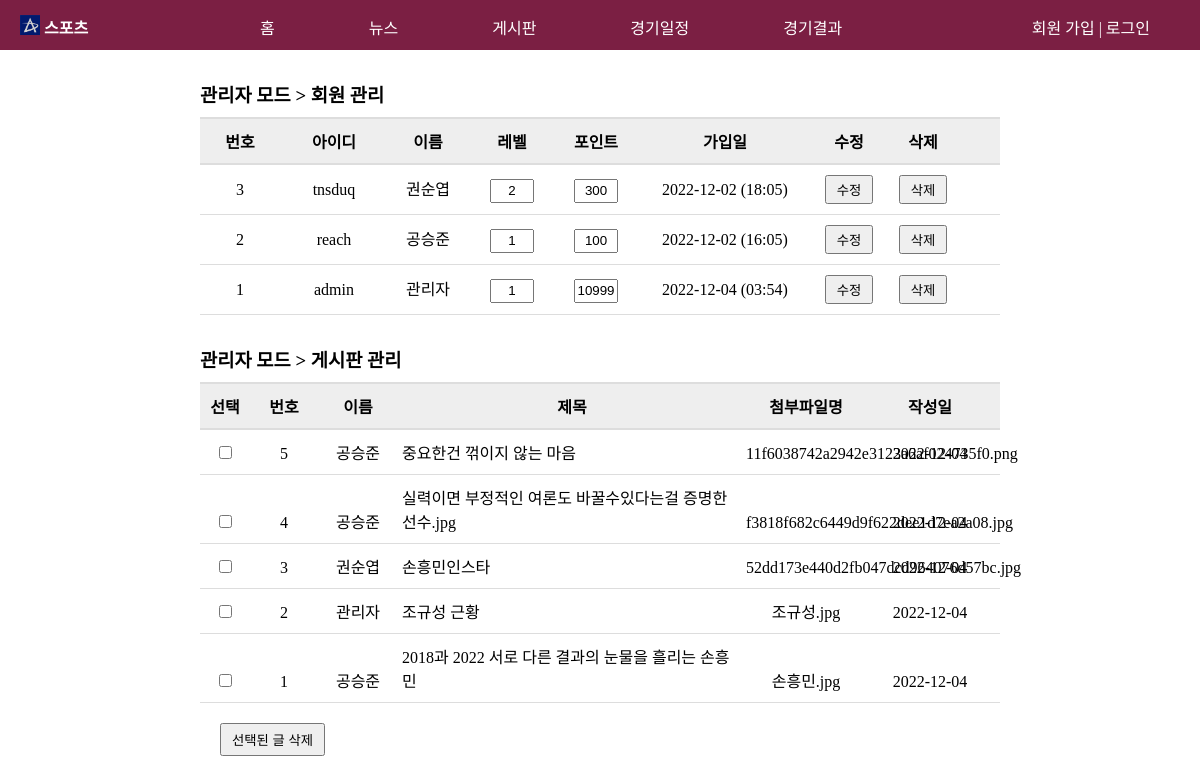
The app's page /admin.php with its own data.
### tables this page shows
CREATE TABLE members (
  num int(11) NOT NULL auto_increment,
  id char(15) NOT NULL,
  pass char(15) NOT NULL,
  name char(10) NOT NULL,
  email char(80) DEFAULT NULL,
  regist_day char(20) DEFAULT NULL,
  level int(11) DEFAULT NULL,
  point int(11) DEFAULT NULL,
  primary key(num)
);

CREATE TABLE `board` (
  `num` int(11) NOT NULL,
  `id` char(15) NOT NULL,
  `name` char(10) NOT NULL,
  `subject` char(200) NOT NULL,
  `content` mediumtext NOT NULL,
  `regist_day` char(20) NOT NULL,
  `hit` int(11) NOT NULL,
  `file_name` char(40) DEFAULT NULL,
  `file_type` char(40) DEFAULT NULL,
  `file_copied` char(40) DEFAULT NULL
);

### admin.php (the view, shortened to what this page needs)
<!DOCTYPE html>
<html>
<head>
<link rel="stylesheet" type="text/css" href="./css/common2.css">
<link rel="stylesheet" type="text/css" href="./css/admin.css">
</head>
<body>
<header>
    <?php include "header.php";?>
</header>
<section>
   	<div id="admin_box">
	    <h3 id="member_title">
	    	관리자 모드 > 회원 관리
		</h3>
	    <ul id="member_list">
				<li>
					<span class="col1">번호</span>
					<span class="col2">아이디</span>
					<span class="col3">이름</span>
					<span class="col4">레벨</span>
					<span class="col5">포인트</span>
					<span class="col6">가입일</span>
					<span class="col7">수정</span>
					<span class="col8">삭제</span>
				</li>
<?php
	$con = mysqli_connect("localhost", "root", "", "worldcup");
	$sql = "select * from members order by num desc";
	$result = mysqli_query($con, $sql);
	$total_record = mysqli_num_rows($result);
	$number = $total_record;
   while ($row = mysqli_fetch_array($result))
   {
      $num         = $row["num"];
	  $id          = $row["id"];
	  $name        = $row["name"];
	  $level       = $row["level"];
      $point       = $row["point"];
      $regist_day  = $row["regist_day"];
?>
		<li>
		<form method="post" action="admin_member_update.php?num=<?=$num?>">
			<span class="col1"><?=$number?></span>
			<span class="col2"><?=$id?></a></span>
			<span class="col3"><?=$name?></span>
			<span class="col4"><input type="text" name="level" value="<?=$level?>"></span>
			<span class="col5"><input type="text" name="point" value="<?=$point?>"></span>
			<span class="col6"><?=$regist_day?></span>
			<span class="col7"><button type="submit">수정</button></span>
			<span class="col8"><button type="button" onclick="location.href='admin_member_delete.php?num=<?=$num?>'">삭제</button></span>
		</form>
		</li>
<?php
   	   $number--;
   }
?>
	    </ul>
	    <h3 id="member_title">
	    	관리자 모드 > 게시판 관리
		</h3>
	    <ul id="board_list">
		<li class="title">
			<span class="col1">선택</span>
			<span class="col2">번호</span>
			<span class="col3">이름</span>
			<span class="col4">제목</span>
			<span class="col5">첨부파일명</span>
			<span class="col6">작성일</span>
		</li>
		<form method="post" action="admin_board_delete.php">
<?php
	$sql = "select * from board order by num desc";
	$result = mysqli_query($con, $sql);
	$total_record = mysqli_num_rows($result);
	$number = $total_record;
   while ($row = mysqli_fetch_array($result))
   {
      $num         = $row["num"];
	  $name        = $row["name"];
	  $subject     = $row["subject"];
	  $file_name   = $row["file_name"];
      $regist_day  = $row["regist_day"];
      $regist_day  = substr($regist_day, 0, 10)
?>
		<li>
			<span class="col1"><input type="checkbox" name="item[]" value="<?=$num?>"></span>
			<span class="col2"><?=$number?></span>
			<span class="col3"><?=$name?></span>
			<span class="col4"><?=$subject?></span>
			<span class="col5"><?=$file_name?></span>
			<span class="col6"><?=$regist_day?></span>
		</li>
<?php
   	   $number--;
   }
?>
				<button type="submit">선택된 글 삭제</button>
			</form>
	    </ul>
	</div>
</section>
</body>
</html>

### css/common2.css (style rules this page uses)
* { padding: 0; margin: 0; }
ul { list-style-type: none; }

### css/admin.css (style rules this page uses)
#admin_box { width: 800px; margin: 0 auto; }
#admin_box h3#member_title { margin: 30px 0 10px 0; }
#member_list { margin: 10px 0 30px 0; }
#member_list li:nth-child(1) { font-weight: bold; border-top: solid 2px #dddddd; border-bottom: solid 2px #dddddd; background-color: #eeeeee; }
#member_list li { padding: 10px 0; border-bottom: solid 1px #dddddd; }
#member_list span { display: inline-block; text-align: center; }
#member_list input { width: 40px; height: 20px; text-align: center; }
#member_list button { padding: 3px 10px; }
#member_list .col1 { width: 80px; }
#member_list .col2 { width: 100px; }
#member_list .col3 { width: 80px; }
#member_list .col4 { width: 80px; }
#member_list .col5 { width: 80px; }
#member_list .col6 { width: 170px; }
#member_list .col7 { width: 70px; }
#member_list .col8 { width: 70px; }
#board_list { margin: 10px 0 50px 0; }
#board_list .col1 { width: 50px; }
#board_list .col2 { width: 60px; }
#board_list .col3 { width: 80px; }
#board_list .col4 { width: 340px; text-align: left }
#board_list .col5 { width: 120px; }
#board_list .col6 { width: 120px; }
#board_list li.title { font-weight: bold; border-top: solid 2px #dddddd; border-bottom: solid 2px #dddddd; background-color: #eeeeee; }
#board_list li.title span.col4 { text-align: center; }
#board_list li { padding: 10px 0; border-bottom: solid 1px #dddddd; }
#board_list span { display: inline-block; text-align: center; }
#board_list button { margin: 20px 0 0 20px; padding: 5px 10px; }

### records on screen
members: id "tnsduq", name "권순엽", level "2", point "300", regist_day "2022-12-02 (18:05)"
members: id "reach", name "공승준", level "1", point "100", regist_day "2022-12-02 (16:05)"
members: id "admin", name "관리자", level "1", point "10999", regist_day "2022-12-04 (03:54)"
board: name "공승준", subject "중요한건 꺾이지 않는 마음", file_name "11f6038742a2942e3123a6af024735f0.png", regist_day "2022-12-04"
board: name "공승준", subject "실력이면 부정적인 여론도 바꿀수있다는걸 증명한 선수.jpg", file_name "f3818f682c6449d9f622dee1d7ea2a08.jpg", regist_day "2022-12-04"
board: name "권순엽", subject "손흥민인스타", file_name "52dd173e440d2fb047dcd964076d57bc.jpg", regist_day "2022-12-04"
board: name "관리자", subject "조규성 근황", file_name "조규성.jpg", regist_day "2022-12-04"
board: name "공승준", subject "2018과 2022 서로 다른 결과의 눈물을 흘리는 손흥민", file_name "손흥민.jpg", regist_day "2022-12-04"
